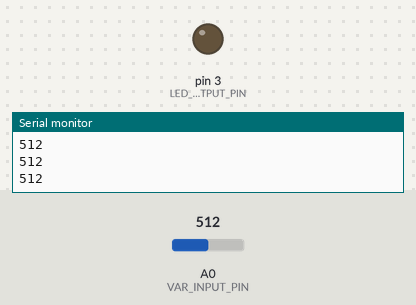
Simulated run of this sketch. Board: Arduino Uno, built with avr-gcc and run on an emulated ATmega328P. Shown: output pins drawn as LEDs (lit = HIGH), the last lines printed to the serial monitor. The inputs (shaded band) are chosen by the test bench; at power-on: A0 (VAR_INPUT_PIN) = 512.

Above: at 1.2 s.
1.3 s: A0 (VAR_INPUT_PIN) set to 716
At 2.0 s:
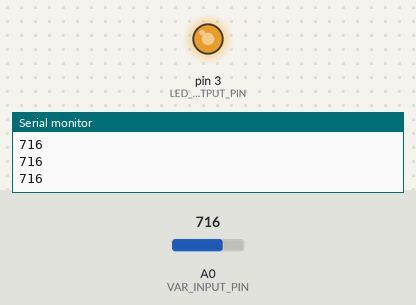
2.8 s: A0 (VAR_INPUT_PIN) set to 759
At 3.4 s:
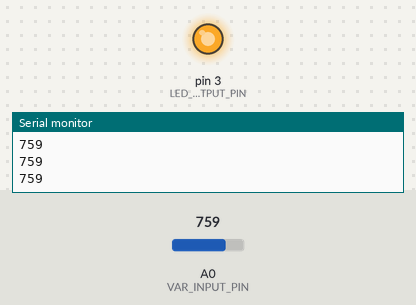
4.3 s: A0 (VAR_INPUT_PIN) set to 768
At 4.9 s:
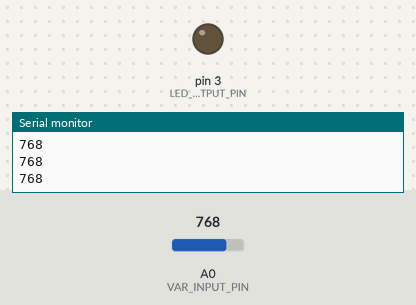
5.8 s: A0 (VAR_INPUT_PIN) set to 900
At 6.4 s:
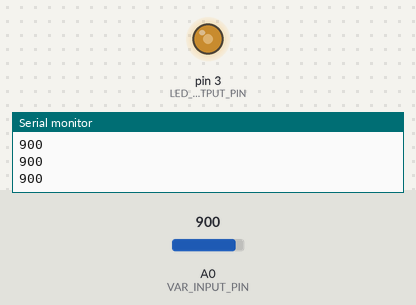
7.3 s: A0 (VAR_INPUT_PIN) set to 306
At 7.8 s:
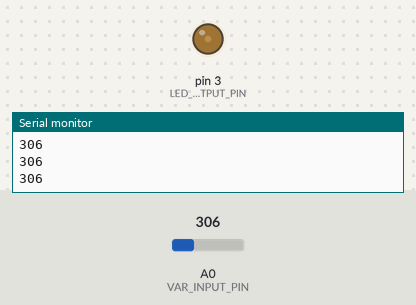
8.8 s: A0 (VAR_INPUT_PIN) set to 0
At 9.8 s:
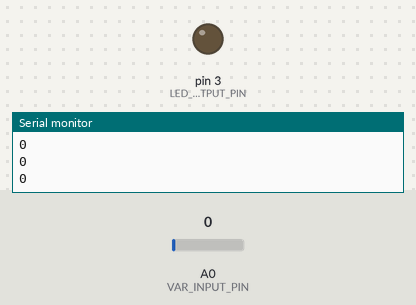
Timing chart, 0 to 11.3 s (numbered marks = the images above; inputs shaded):
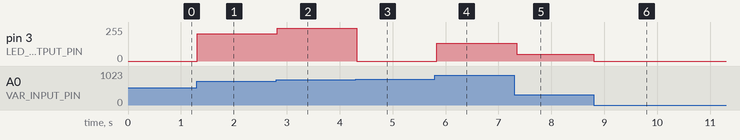

Measured:
- the behaviour switches between 767 and 768 on A0 (VAR_INPUT_PIN) (found by bisection; images 2 and 3)
- after the input at 1.3 s, pin 3 (LED_OUTPUT_PIN): 0/255 → 204/255 at once
- after the input at 2.8 s, pin 3 (LED_OUTPUT_PIN): 204/255 → 247/255 at once
- after the input at 4.3 s, pin 3 (LED_OUTPUT_PIN): 247/255 → 0/255 at once
- after the input at 5.8 s, pin 3 (LED_OUTPUT_PIN): 0/255 → 132/255 at once
- after the input at 7.3 s, pin 3 (LED_OUTPUT_PIN): 132/255 → 50/255 at once
- after the input at 8.8 s, pin 3 (LED_OUTPUT_PIN): 50/255 → 0/255 at once

The sketch:

w4l4.ino
```cpp
const int LED_OUTPUT_PIN = 3;
const int VAR_INPUT_PIN = A0;

void setup()
{
  // pinMode(VAR_INPUT_PIN, INPUT);
  pinMode(LED_OUTPUT_PIN, OUTPUT);
  Serial.begin(9600);
}

void loop()
{
  int potVal = analogRead(A0);
  Serial.println(potVal);
  analogWrite(LED_OUTPUT_PIN, potVal);
  delay(50);
}
```
